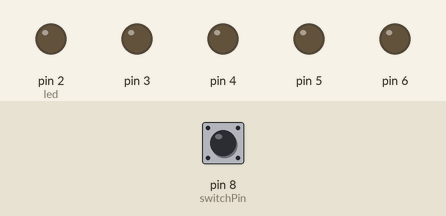
Recording of a sketch running on a simulated Arduino Uno, built with avr-gcc and run on an emulated ATmega328P. On the bench: output pins drawn as LEDs (lit = HIGH). The test bench sets the inputs (shaded band); at power-on: pin 8 (switchPin) HIGH.

Above: at 0.1 s.
At 2.1 s:
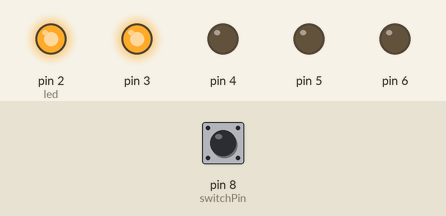
At 3.1 s:
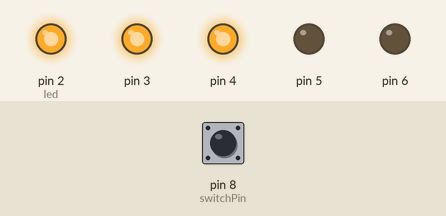
At 4.1 s:
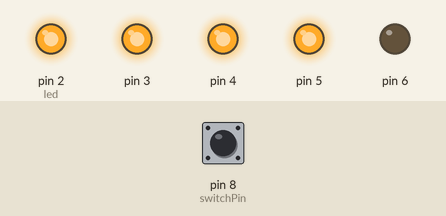
At 8.1 s:
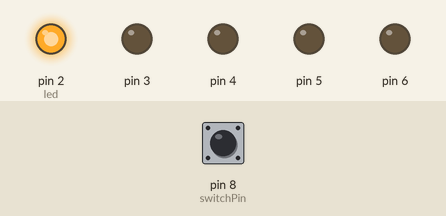
At 12.1 s:
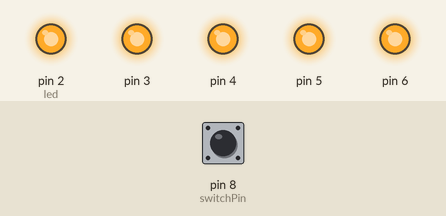
Timing chart, 0 to 13.6 s (numbered marks = the images above):
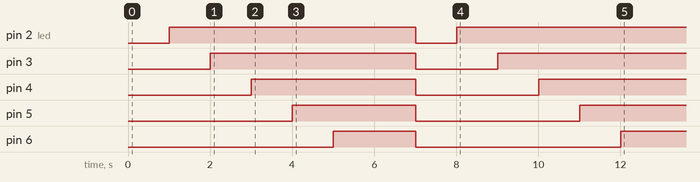

Measured:
- by itself, pin 2 (led): LOW → HIGH at 1.0 s, → LOW 6.0 s later, → HIGH 1.0 s later
- by itself, pin 3: LOW → HIGH at 2.0 s, → LOW 5.0 s later, → HIGH 2.0 s later
- by itself, pin 4: LOW → HIGH at 3.0 s, → LOW 4.0 s later, → HIGH 3.0 s later
- by itself, pin 5: LOW → HIGH at 4.0 s, → LOW 3.0 s later, → HIGH 4.0 s later
- by itself, pin 6: LOW → HIGH at 5.0 s, → LOW 2.0 s later, → HIGH 5.0 s later

The sketch:

DigitalHourglass.ino
```cpp
// Global variables
const int switchPin = 8;
unsigned long previousTime = 0; // this will hold the time the LED was changed
int switchState = 0; // needed to compare the switches postion from one loop to the next
int previousSwitchState = 0;
int led = 2; // this is the first pin and will be used when we need to turn on the next pin
long interval = 1000; // the interval netween each LED changing

void setup() {
  for (int i = 2; i < 7; i++){ // declare pins 2-7 as output
    pinMode(i, OUTPUT);
  }
   pinMode(switchPin, INPUT); // declare switchPin as input

}

void loop() {
  unsigned long currentTime = millis(); // the amount of time the arduino has been running

  if (currentTime - previousTime > interval) {
    previousTime = currentTime;
    digitalWrite(led, HIGH);
    led++;

    if (led == 7){
      Serial.print("LED == 7\n");
    }
  }

  switchState = digitalRead(switchPin);

  if (switchState != previousSwitchState) {
    Serial.print( "\t changed position \n" );
    for (int x = 2; x < 8; x++){
      digitalWrite(x, LOW);
    }
    led = 2;
    previousTime = currentTime;
  }
  previousSwitchState = switchState;
}
```
